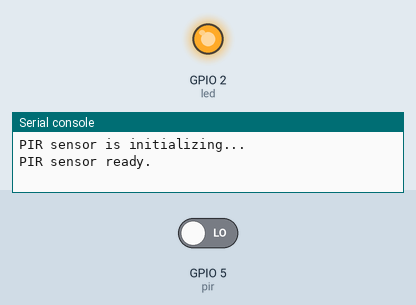
Recording of a program running on a simulated ESP8266 board running MicroPython. On the bench: output pins drawn as LEDs (lit = HIGH, except the on-board LED, lit = LOW), the last lines printed to the serial console. Dashed ring = blinking. The inputs (shaded band) are chosen by the test bench; at power-on: GPIO 5 (pir) LOW.

Above: at 3.2 s.
3.3 s: GPIO 5 (pir) driven HIGH
At 3.51 s:
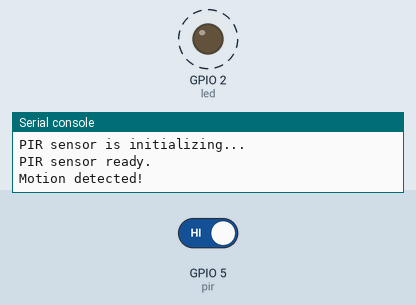
6.3 s: GPIO 5 (pir) driven LOW
At 6.3 s:
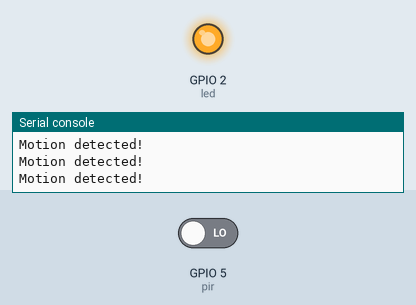
Timing chart, 0 to 9.3 s (numbered marks = the images above; inputs shaded):
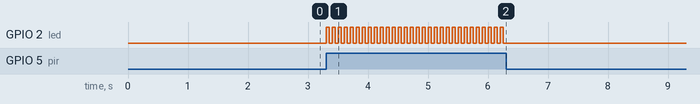

Measured:
- after the input at 3.3 s, GPIO 2 (led): alternates HIGH for 0.05 s and LOW for 0.05 s, starting at once
- after the input at 6.3 s, GPIO 2 (led): stops changing and stays LOW

The program:

PIR_sensor.py
```python
from machine import Pin
from time import sleep

# Define the pins
pir_pin = 5  # D1 on NodeMCU
led_pin = 2  # D4 on NodeMCU (built-in LED)

# Set up the pins
pir = Pin(pir_pin, Pin.IN)
led = Pin(led_pin, Pin.OUT)

print("PIR sensor is initializing...")
sleep(2)  # Give time for PIR sensor to stabilize
print("PIR sensor ready.")

try:
    while True:
        if pir.value():  # Motion detected
            print("Motion detected!")
            for _ in range(10):  # Blink the LED rapidly
                led.on()
                sleep(0.05)  # 50 ms on
                led.off()
                sleep(0.05)  # 50 ms off
        else:
            led.off()  # Ensure LED is off when no motion
except KeyboardInterrupt:
    print("Program stopped.")
```
